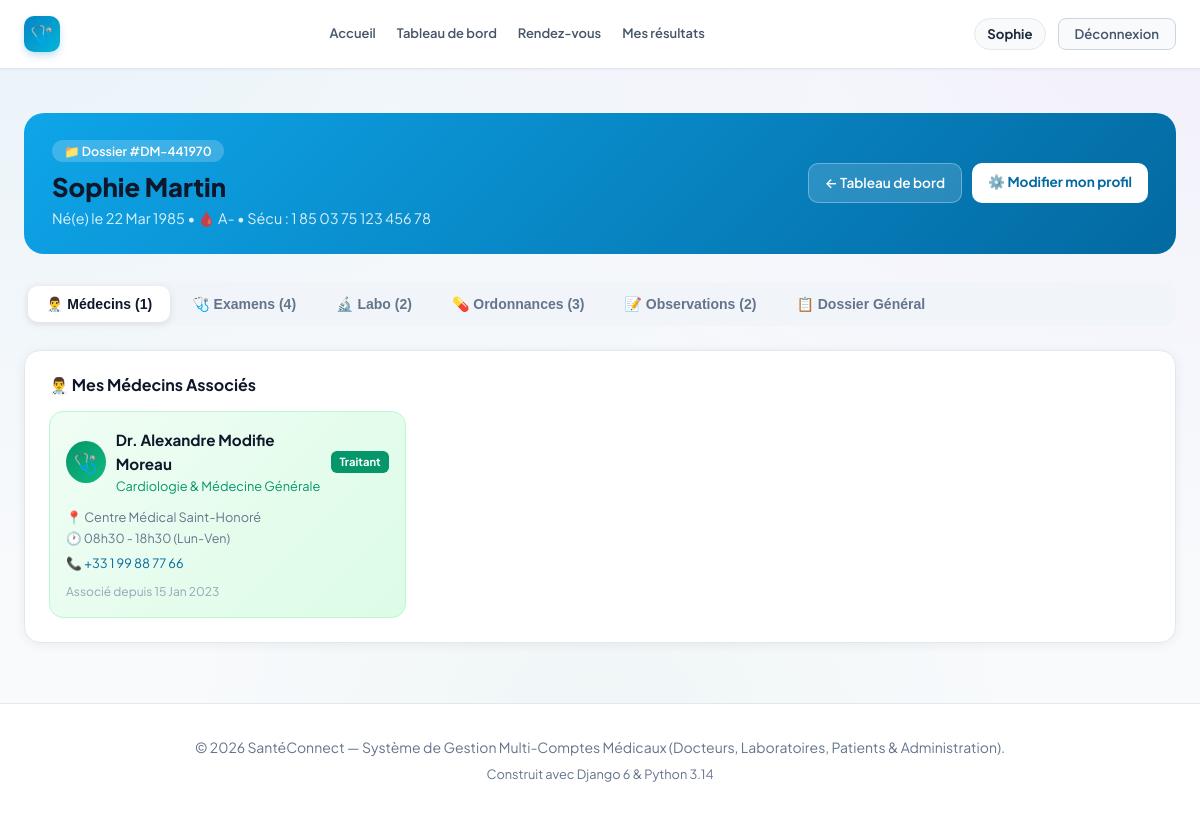
Screenshot of /patient/dossier/ (signed in) with the database file from the repository.
### accounts/models.py (models this page shows, shortened)
class User(AbstractUser):
    class Role(models.TextChoices):
        ADMIN = 'ADMIN', 'Administrateur'
        DOCTEUR = 'DOCTEUR', 'Docteur'
        LABORATOIRE = 'LABORATOIRE', 'Laboratoire'
        PATIENT = 'PATIENT', 'Patient'
    role = models.CharField(
        max_length=20,
        choices=Role.choices,
        default=Role.PATIENT,
        verbose_name="Rôle utilisateur"
    )
    phone = models.CharField(max_length=25, blank=True, null=True, verbose_name="Téléphone")
    address = models.CharField(max_length=255, blank=True, null=True, verbose_name="Adresse")
    city = models.CharField(max_length=100, blank=True, null=True, verbose_name="Ville")
    is_verified = models.BooleanField(
        default=False,
        verbose_name="Compte certifié / validé",
        help_text="Coché par l'administrateur pour valider l'activité d'un docteur ou laboratoire."
    )
    objects = CustomUserManager()
    class Meta:
        verbose_name = "Utilisateur"
        verbose_name_plural = "Tous les Utilisateurs"
    @property
    def is_doctor(self):
        return self.role == self.Role.DOCTEUR
    @property
    def is_laboratory(self):
        return self.role == self.Role.LABORATOIRE
    @property
    def is_patient(self):
        return self.role == self.Role.PATIENT
    @property
    def is_admin_user(self):
        return self.role == self.Role.ADMIN or self.is_superuser

class DossierMedical(models.Model):
    patient = models.OneToOneField(
        User,
        on_delete=models.CASCADE,
        related_name='dossier_medical',
        limit_choices_to={'role': User.Role.PATIENT},
        verbose_name="Patient"
    )
    numero_dossier = models.CharField(max_length=20, unique=True, verbose_name="N° Dossier")
    date_creation = models.DateField(auto_now_add=True, verbose_name="Date de création")
    date_mise_a_jour = models.DateTimeField(auto_now=True, verbose_name="Dernière mise à jour")
    notes_generales = models.TextField(blank=True, verbose_name="Notes générales")
    allergies = models.TextField(blank=True, verbose_name="Allergies connues")
    antecedents_familiaux = models.TextField(blank=True, verbose_name="Antécédents familiaux")
    class Meta:
        verbose_name = "Dossier Médical"
        verbose_name_plural = "Dossiers Médicaux"

class PatientProfile(models.Model):
    BLOOD_GROUPS = [
        ('A+', 'A+'), ('A-', 'A-'),
        ('B+', 'B+'), ('B-', 'B-'),
        ('AB+', 'AB+'), ('AB-', 'AB-'),
        ('O+', 'O+'), ('O-', 'O-'),
    ]
    user = models.OneToOneField(
        User,
        on_delete=models.CASCADE,
        related_name='patient_profile',
        verbose_name="Compte utilisateur"
    )
    date_naissance = models.DateField(
        null=True,
        blank=True,
        verbose_name="Date de naissance"
    )
    groupe_sanguin = models.CharField(
        max_length=5,
        choices=BLOOD_GROUPS,
        blank=True,
        default='O+',
        verbose_name="Groupe sanguin"
    )
    numero_securite_sociale = models.CharField(
        max_length=60,
        blank=True,
        null=True,
        verbose_name="N° Sécurité Sociale / Identifiant Patient"
    )
    antecedents = models.TextField(
        blank=True,
        verbose_name="Antécédents médicaux & allergies"
    )
    personne_contact = models.CharField(
        max_length=150,
        blank=True,
        verbose_name="Contact en cas d'urgence (Nom & Tél)"
    )
    class Meta:
        verbose_name = "Profil Patient"
        verbose_name_plural = "Profils Patients"

class AssociationMedecinPatient(models.Model):
    medecin = models.ForeignKey(
        User,
        on_delete=models.CASCADE,
        related_name='patients_associes',
        limit_choices_to={'role': User.Role.DOCTEUR},
        verbose_name="Médecin traitant"
    )
    patient = models.ForeignKey(
        User,
        on_delete=models.CASCADE,
        related_name='medecins_associes',
        limit_choices_to={'role': User.Role.PATIENT},
        verbose_name="Patient"
    )
    date_association = models.DateField(default=timezone.now, verbose_name="Date d'association")
    est_medecin_traitant = models.BooleanField(default=True, verbose_name="Médecin traitant principal")
    notes = models.TextField(blank=True, verbose_name="Notes de suivi")
    class Meta:
        unique_together = ('medecin', 'patient')
        verbose_name = "Association Médecin-Patient"
        verbose_name_plural = "Associations Médecin-Patient"

class DoctorProfile(models.Model):
    user = models.OneToOneField(
        User,
        on_delete=models.CASCADE,
        related_name='doctor_profile',
        verbose_name="Compte utilisateur"
    )
    specialite = models.CharField(
        max_length=120,
        default="Médecine Générale",
        verbose_name="Spécialité médicale"
    )
    numero_ordre = models.CharField(
        max_length=50,
        blank=True,
        null=True,
        verbose_name="Numéro d'Ordre / Licence"
    )
    cabinet_name = models.CharField(
        max_length=150,
        blank=True,
        null=True,
        verbose_name="Nom du cabinet ou clinique"
    )
    horaires = models.CharField(
        max_length=150,
        blank=True,
        default="08h30 - 17h00 (Lun-Ven)",
        verbose_name="Horaires de consultation"
    )
    biographie = models.TextField(
        blank=True,
        verbose_name="Présentation / Biographie"
    )
    class Meta:
        verbose_name = "Profil Docteur"
        verbose_name_plural = "Profils Docteurs"

### accounts/views.py (the view)
# urls.py: path('patient/dossier/', views.patient_dossier, name='patient_dossier'),
@login_required
def patient_dossier(request):
    if not request.user.is_patient:
        return redirect('dashboard')
    profile, _ = PatientProfile.objects.get_or_create(user=request.user)
    dossier = get_or_create_dossier(request.user)
    examens = ExamenMedical.objects.filter(dossier=dossier).select_related('medecin').prefetch_related('etapes_preparation').order_by('-date_creation', '-id')
    resultats = ResultatLaboratoire.objects.filter(
        dossier=dossier, statut__in=['DISPONIBLE', 'TRANSMIS'],
    ).order_by('-date_prescription')
    prescriptions = Prescription.objects.filter(dossier=dossier).order_by('-date_prescription')
    observations = ObservationMedicale.objects.filter(dossier=dossier, confidentiel=False).order_by('-date_observation')
    medecins = AssociationMedecinPatient.objects.filter(patient=request.user).select_related('medecin', 'medecin__doctor_profile')
    return render(request, 'accounts/patient_dossier.html', {
        'profile': profile,
        'dossier': dossier,
        'examens': examens,
        'resultats': resultats,
        'prescriptions': prescriptions,
        'observations': observations,
        'medecins': medecins,
    })

### accounts/models.py (called while the page is built)
    @property
    def est_pret_pour_examen(self):
        return self.score_preparation >= self.score_seuil_validation

    @property
    def progression_etapes(self):
        etapes = self.etapes_preparation.all()
        total = etapes.count()
        validees = sum(1 for e in etapes if e.est_validee)
        return validees, total

### accounts/views.py (called while the page is built)
def get_or_create_dossier(patient_user):
    if not patient_user or getattr(patient_user, 'role', None) != User.Role.PATIENT:
        return None
    dossier, _ = DossierMedical.objects.get_or_create(patient=patient_user)
    return dossier

### templates/accounts/patient_dossier.html (shortened to what this page needs)
{% extends 'base.html' %}
{% block content %}
<div class="container">
  <div class="dossier-hero">
    <div style="display:flex;justify-content:space-between;align-items:center;flex-wrap:wrap;gap:12px;">
      <div>
        <span style="background:rgba(255,255,255,.2);padding:3px 12px;border-radius:20px;font-size:.78rem;font-weight:600;">📁 Dossier #{{ dossier.numero_dossier }}</span>
        <h1 style="margin-top:8px;">{{ user.get_full_name|default:user.username }}</h1>
        <p style="opacity:.85;font-size:.9rem;margin-top:4px;">
          {% if profile.date_naissance %}Né(e) le {{ profile.date_naissance|date:"d M Y" }} &bull; {% endif %}
          🩸 {{ profile.groupe_sanguin|default:"N/A" }}
          {% if profile.numero_securite_sociale %} &bull; Sécu : {{ profile.numero_securite_sociale }}{% endif %}
        </p>
      </div>
      <div style="display:flex;gap:10px;flex-wrap:wrap;">
        <a href="{% url 'patient_dashboard' %}" style="background:rgba(255,255,255,.15);color:#fff;padding:8px 16px;border-radius:10px;font-size:.85rem;font-weight:600;text-decoration:none;border:1.5px solid rgba(255,255,255,.3);">← Tableau de bord</a>
        <a href="{% url 'profile' %}" style="background:#fff;color:#0369a1;padding:8px 16px;border-radius:10px;font-size:.85rem;font-weight:700;text-decoration:none;">⚙️ Modifier mon profil</a>
      </div>
    </div>
  </div>
  <div class="nav-tabs-dossier">
    <button class="ntab active" data-tab="medecins" onclick="switchNTab('medecins',this)">👨‍⚕️ Médecins ({{ medecins.count }})</button>
    <button class="ntab" data-tab="examens" onclick="switchNTab('examens',this)">🩺 Examens ({{ examens.count }})</button>
    <button class="ntab" data-tab="labo" onclick="switchNTab('labo',this)">🔬 Labo ({{ resultats.count }})</button>
    <button class="ntab" data-tab="prescriptions" onclick="switchNTab('prescriptions',this)">💊 Ordonnances ({{ prescriptions.count }})</button>
    <button class="ntab" data-tab="observations" onclick="switchNTab('observations',this)">📝 Observations ({{ observations.count }})</button>
    <button class="ntab" data-tab="infos" onclick="switchNTab('infos',this)">📋 Dossier Général</button>
  </div>
  <div id="ntab-medecins" class="ntab-content active">
    <div class="card">
      <h3 style="font-size:1rem;font-weight:700;color:#0f172a;margin-bottom:16px;">👨‍⚕️ Mes Médecins Associés</h3>
      {% if medecins %}
        <div style="display:grid;grid-template-columns:repeat(auto-fill,minmax(280px,1fr));gap:16px;">
          {% for a in medecins %}
          <div style="background:{% if a.est_medecin_traitant %}linear-gradient(135deg,#f0fdf4,#dcfce7){% else %}#f8fafc{% endif %};border:1.5px solid {% if a.est_medecin_traitant %}#bbf7d0{% else %}#e2e8f0{% endif %};border-radius:14px;padding:16px;">
            <div style="display:flex;align-items:center;gap:10px;margin-bottom:10px;">
              <div style="width:42px;height:42px;border-radius:50%;background:linear-gradient(135deg,#059669,#10b981);display:flex;align-items:center;justify-content:center;font-size:1.2rem;">🩺</div>
              <div>
                <div style="font-weight:700;color:#0f172a;font-size:.95rem;">Dr. {{ a.medecin.get_full_name }}</div>
                {% with a.medecin.doctor_profile as dp %}
                  <div style="font-size:.8rem;color:#059669;">{{ dp.specialite|default:"" }}</div>
                {% endwith %}
              </div>
              {% if a.est_medecin_traitant %}
                <span style="margin-left:auto;background:#059669;color:#fff;padding:2px 8px;border-radius:6px;font-size:.7rem;font-weight:700;">Traitant</span>
              {% endif %}
            </div>
            {% with a.medecin.doctor_profile as dp %}
              {% if dp.cabinet_name %}<div style="font-size:.8rem;color:#64748b;">📍 {{ dp.cabinet_name }}</div>{% endif %}
              {% if dp.horaires %}<div style="font-size:.78rem;color:#64748b;margin-top:2px;">🕐 {{ dp.horaires }}</div>{% endif %}
            {% endwith %}
            {% if a.medecin.phone %}<div style="font-size:.8rem;color:#0369a1;margin-top:4px;">📞 {{ a.medecin.phone }}</div>{% endif %}
            <div style="font-size:.75rem;color:#94a3b8;margin-top:8px;">Associé depuis {{ a.date_association|date:"d M Y" }}</div>
          </div>
          {% endfor %}
        </div>
      {% else %}
        <div class="empty-box"><div style="font-size:3rem;">👨‍⚕️</div><p>Aucun médecin associé à votre dossier.</p><p style="font-size:.85rem;">Un médecin doit vous associer depuis son espace.</p></div>
      {% endif %}
    </div>
  </div>
</div>
{% endblock %}

### templates/base.html (shortened to what this page needs)
{% load static %}
<!DOCTYPE html>
<html lang="fr">
<head>
    <link rel="stylesheet" href="{% static 'css/style.css' %}?v=20261022_1">
</head>
<body>
    <nav class="navbar" id="main-navbar">
        <div class="container navbar-inner">
            <div class="navbar-brand-section">
                <a href="{% url 'home' %}" class="logo-brand" id="brand-logo-link">
                    <span class="logo-icon">🩺</span>
                </a>
            </div>
            <div class="nav-links" id="main-nav-links">
                <a href="{% url 'home' %}" class="nav-item-link" id="nav-home">Accueil</a>
                {% if user.is_authenticated %}
                <a href="{% url 'dashboard' %}" class="nav-item-link" id="nav-dashboard">Tableau de bord</a>
                {% if user.is_admin_user or user.is_doctor or user.is_patient %}
                <a href="{% url 'rendezvous:rdv_list' %}" class="nav-item-link" id="nav-rendezvous">Rendez-vous</a>
                {% endif %}
                {% if user.is_patient %}
                <a href="{% url 'laboratoire:mes_resultats' %}" class="nav-item-link" id="nav-patient-results">Mes résultats</a>
                {% endif %}
                {% endif %}
            </div>
            <div class="navbar-user-actions" id="nav-user-actions">
                {% if user.is_authenticated %}
                <div class="nav-user-badge" id="nav-user-profile">
                    <a href="{% url 'profile' %}" class="nav-user-name-link" id="nav-profile-edit" title="Mon profil">{{ user.first_name|default:user.username }}</a>
                </div>
                <a href="{% url 'logout' %}" class="nav-logout-btn" id="btn-nav-logout">Déconnexion</a>
                {% else %}
                <a href="{% url 'login' %}" class="btn btn-outline btn-sm" id="btn-nav-login">Connexion</a>
                <a href="{% url 'register' %}" class="btn btn-primary btn-sm" id="btn-nav-register">Créer un compte</a>
                {% endif %}
            </div>
        </div>
    </nav>
    <main style="flex: 1; padding: 24px 0 60px;">
        {% block content %}{% endblock %}
    </main>
    <footer class="footer">
        <div class="container">
            <p>© 2026 SantéConnect — Système de Gestion Multi-Comptes Médicaux (Docteurs, Laboratoires, Patients &
                Administration).</p>
            <p style="margin-top: 6px; font-size: 0.8rem; color: #64748b;">Construit avec Django 6 & Python 3.14</p>
        </div>
    </footer>
</body>
</html>

### templates/accounts/patient_dossier.html (style rules this page uses)
.dossier-hero { background:linear-gradient(135deg,#0ea5e9,#0369a1); color:#fff; border-radius:20px; padding:24px 28px; margin-bottom:28px; }
.dossier-hero h1 { font-size:1.6rem; font-weight:800; }
.nav-tabs-dossier { display:flex; gap:4px; background:#f1f5f9; padding:4px; border-radius:14px; margin-bottom:24px; flex-wrap:wrap; }
.ntab { padding:10px 18px; border-radius:10px; border:none; background:transparent; cursor:pointer; font-size:.875rem; font-weight:600; color:#64748b; transition:all .2s; }
.ntab.active { background:#fff; color:#0f172a; box-shadow:0 2px 8px rgba(0,0,0,.1); }
.ntab-content { display:none; }
.ntab-content.active { display:block; }
.card { background:#fff; border-radius:16px; padding:24px; box-shadow:0 2px 12px rgba(0,0,0,.06); border:1px solid #e2e8f0; }

### rows the page displays
User: first_name "Sophie", get_full_name "Sophie Martin"
DossierMedical: numero_dossier "DM-441970"
PatientProfile: date_naissance "22 Mar 1985", groupe_sanguin "A-", numero_securite_sociale "1 85 03 75 123 456 78"
AssociationMedecinPatient: medecin.get_full_name "Alexandre Modifie Moreau", medecin.doctor_profile.specialite "Cardiologie & Médecine Générale", est_medecin_traitant "Traitant", medecin.doctor_profile.cabinet_name "Centre Médical Saint-Honoré", medecin.doctor_profile.horaires "08h30 - 18h30 (Lun-Ven)", medecin.phone "+33 1 99 88 77 66", date_association "15 Jan 2023"

### other values shown
{{ medecins.count }} "1"
{{ examens.count }} "4"
{{ resultats.count }} "2"
{{ prescriptions.count }} "3"
{{ observations.count }} "2"
